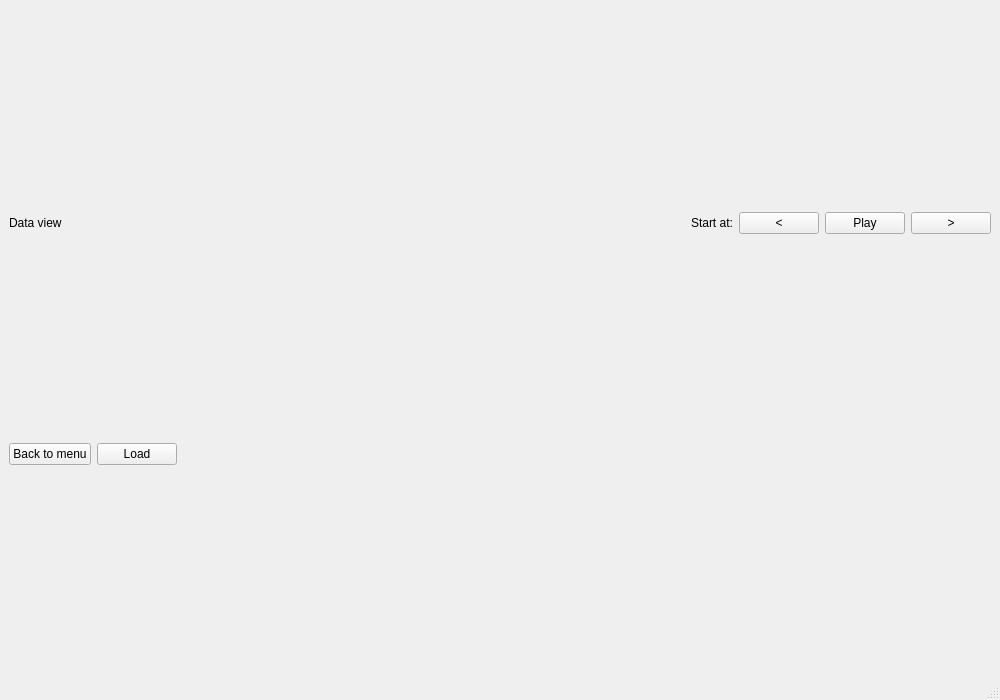
<?xml version="1.0" encoding="UTF-8"?>
<ui version="4.0">
 <class>MainWindow</class>
 <widget class="QMainWindow" name="MainWindow">
  <property name="geometry">
   <rect>
    <x>0</x>
    <y>0</y>
    <width>1000</width>
    <height>700</height>
   </rect>
  </property>
  <property name="windowTitle">
   <string>MainWindow</string>
  </property>
  <widget class="QWidget" name="centralwidget">
   <layout class="QGridLayout" name="gridLayout">
    <item row="1" column="6">
     <widget class="QPushButton" name="play_button">
      <property name="sizePolicy">
       <sizepolicy hsizetype="Maximum" vsizetype="Fixed">
        <horstretch>0</horstretch>
        <verstretch>0</verstretch>
       </sizepolicy>
      </property>
      <property name="text">
       <string>Play</string>
      </property>
     </widget>
    </item>
    <item row="1" column="5">
     <widget class="QPushButton" name="prev_button">
      <property name="sizePolicy">
       <sizepolicy hsizetype="Maximum" vsizetype="Fixed">
        <horstretch>0</horstretch>
        <verstretch>0</verstretch>
       </sizepolicy>
      </property>
      <property name="text">
       <string>&lt;</string>
      </property>
     </widget>
    </item>
    <item row="5" column="0">
     <widget class="QPushButton" name="back_button">
      <property name="sizePolicy">
       <sizepolicy hsizetype="Maximum" vsizetype="Fixed">
        <horstretch>0</horstretch>
        <verstretch>0</verstretch>
       </sizepolicy>
      </property>
      <property name="text">
       <string>Back to menu</string>
      </property>
     </widget>
    </item>
    <item row="1" column="7">
     <widget class="QPushButton" name="next_button">
      <property name="sizePolicy">
       <sizepolicy hsizetype="Maximum" vsizetype="Fixed">
        <horstretch>0</horstretch>
        <verstretch>0</verstretch>
       </sizepolicy>
      </property>
      <property name="text">
       <string>&gt;</string>
      </property>
     </widget>
    </item>
    <item row="5" column="1">
     <widget class="QPushButton" name="load_button">
      <property name="sizePolicy">
       <sizepolicy hsizetype="Maximum" vsizetype="Fixed">
        <horstretch>0</horstretch>
        <verstretch>0</verstretch>
       </sizepolicy>
      </property>
      <property name="text">
       <string>Load</string>
      </property>
     </widget>
    </item>
    <item row="1" column="3">
     <widget class="QLabel" name="start_label">
      <property name="sizePolicy">
       <sizepolicy hsizetype="Maximum" vsizetype="Preferred">
        <horstretch>0</horstretch>
        <verstretch>0</verstretch>
       </sizepolicy>
      </property>
      <property name="text">
       <string>Start at:</string>
      </property>
     </widget>
    </item>
    <item row="1" column="0" colspan="3">
     <widget class="QLabel" name="data_label">
      <property name="text">
       <string>Data view</string>
      </property>
     </widget>
    </item>
   </layout>
  </widget>
  <widget class="QMenuBar" name="menubar">
   <property name="geometry">
    <rect>
     <x>0</x>
     <y>0</y>
     <width>1000</width>
     <height>26</height>
    </rect>
   </property>
  </widget>
  <widget class="QStatusBar" name="statusbar"/>
 </widget>
 <resources/>
 <connections/>
</ui>
